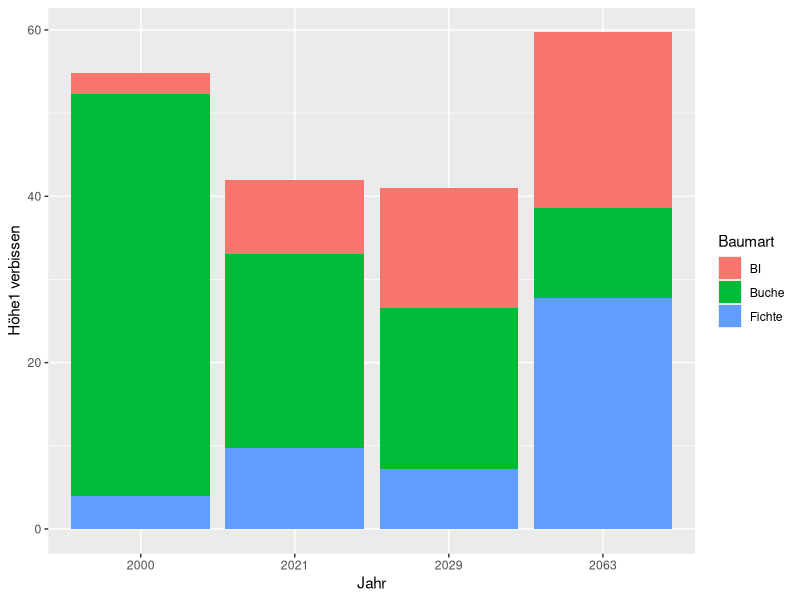

R code for this plot:
#!/usr/bin/env Rscript

library(ggplot2)

# raw csv data
rawdata <- read.csv2("sasa_eaten.csv", sep=",", dec=".")

build_synthetic_data <- function() {
  syn_year <- c(rep(2000 , 3) , rep(2021 , 3) , rep(2029 , 3) , rep(2063 , 3) )
  syn_year <- rep(as.integer(syn_year), 4)
  syn_treekind <- rep(c("Buche" , "Fichte" , "BI") , 4)
  syn_treekind <- rep(syn_treekind, 4)
  syn_plot <- as.integer(c(rep(1, 12), rep(2, 12), rep(3,12), rep(4,12)))
  syn_damage <- abs(rnorm(12 , 0 , 15))
  syn_damage <- rep(syn_damage, 4)
  data.frame(
    Jahr=syn_year,
    Plot=syn_plot,
    Baumart=syn_treekind,
    `Höhe1.verbissen`=syn_damage
  )
}
# synthetic selection
rawdata <- build_synthetic_data() #uncomment to use made-up data

# sas raw data internal labled
as_internal_labels <- function(sr) {
  data.frame(
    year=sr$Jahr,
    "plot"=sr$Plot,
    treekind=sr$Baumart,
    tree_count.size1.game_damage=sr$`Höhe1.verbissen`
  )
}
internal_data <- as_internal_labels(rawdata)

# raw typing
# convert input int years to Factors
internal_data$year <- as.factor(internal_data$year)
clean_internal_data <- internal_data

## calculations
st <- subset(clean_internal_data, plot==2)

## output preparation

# Stacked
p <- ggplot(st, aes(x=year, fill=treekind, y=tree_count.size1.game_damage)) +
    geom_bar(position="stack", stat="identity") +
    labs(x = 'Jahr', y = 'Höhe1 verbissen', fill = 'Baumart')
    #geom_col(position="dodge")
    #geom_col()
ggsave("out.png", plot = p, dpi=100)
